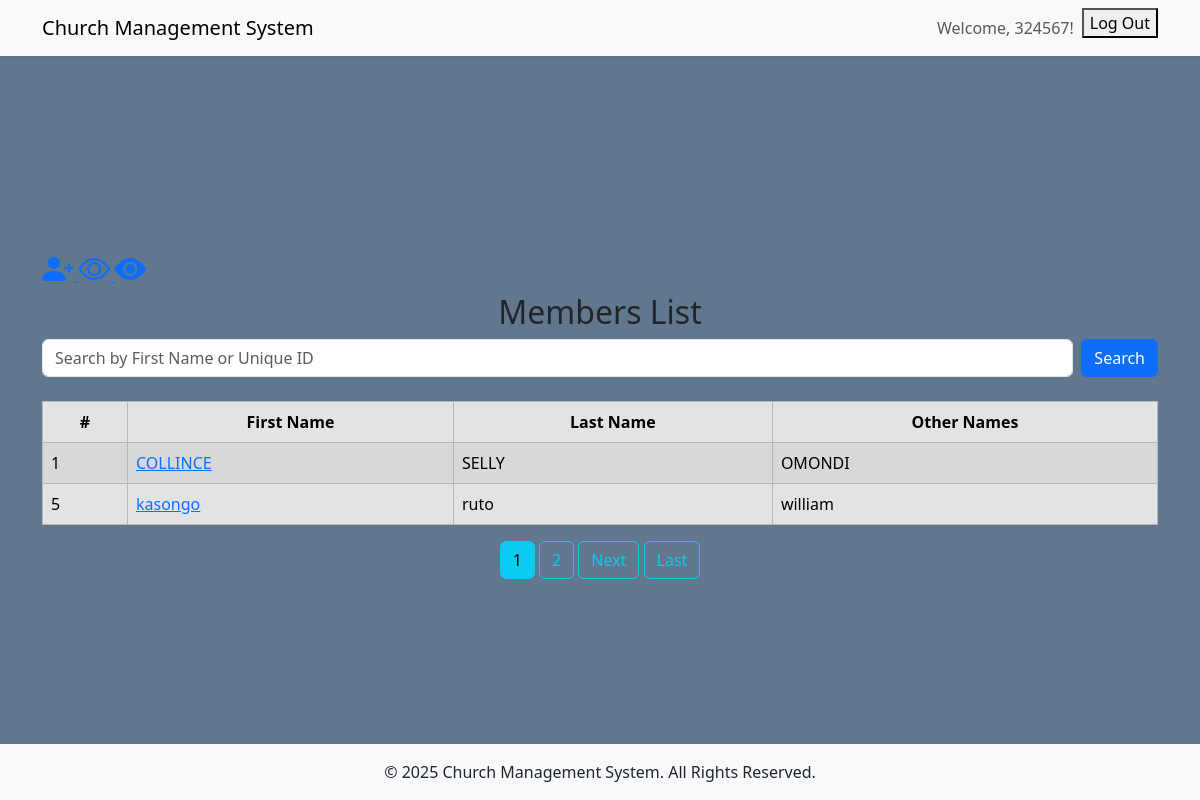
Page /members/all/ (signed in) on the committed database.
### members/models.py (models this page shows, shortened)
class Members(models.Model):
    gender_choices = [
        ('Male', 'Male'),
        ('Female', 'Female'),
    ]
    marital_status_choices = [
        ('Married', 'Married'),
        ('Unmarried', 'Unmarried'),
        ('Widow/Widower', 'Widow/Widower'),
        ('Separated', 'Separated'),
        ('Divorced', 'Divorced'),
    ]
    membership_choices = [
        ('Transfer', 'Transfer'),
        ('Baptism', 'Baptism'),
    ]
    user = models.OneToOneField(User, on_delete=models.CASCADE, null=True, blank=True)
    first_name = models.CharField(max_length=100)
    last_name = models.CharField(max_length=100)
    middle_name = models.CharField(max_length=100)
    gender = models.CharField(max_length=10, choices=gender_choices)
    phone_number = models.CharField(max_length=15)
    email_address = models.EmailField()
    marital_status = models.CharField(max_length=20, choices=marital_status_choices)
    membership_by = models.CharField(max_length=10, choices=membership_choices)
    occupation = models.CharField(max_length=50)
    residence_address = models.CharField(max_length=200)
    unique_id = models.CharField(max_length=6, unique=True, editable=False, null=True)
    class Meta:
        verbose_name_plural = 'Members'

### members/views.py (the view)
# urls.py: path('members/all/', MembersListView.as_view(), name='members_all'),
class MembersListView(CustomLoginRequiredMixin, ListView):
    model = Members
    template_name = 'members/all_members.html'
    context_object_name = 'members_list'
    paginate_by = 2
    def get_queryset(self):
        query = self.request.GET.get('q', '')
        if query:
            return Members.objects.filter(
                Q(first_name__icontains=query) | Q(unique_id__icontains=query) | Q(last_name__icontains=query) | Q(middle_name__icontains=query)
            )
        return Members.objects.all()
    def get_context_data(self, **kwargs):
        context = super().get_context_data(**kwargs)
        context['query'] = self.request.GET.get('q', '')
        return context

### members/views.py (called while the page is built)
    def dispatch(self, request, *args, **kwargs):
        if not request.user.is_authenticated:
            return redirect('/')
        return super().dispatch(request, *args, **kwargs)

### members/templates/members/all_members.html (shortened to what this page needs)
{% extends 'members/base.html' %}
{% block content %}
    <div class="container mt-5">
            <a href="{% url 'member_create' %}" data-bs-toggle="tooltip" data-bs-placement="top" title="Add a member">
                <i class="bi bi-person-plus-fill" style="font-size: 2rem; text-align: right;"></i>
            </a>
            <a href="{% url 'children_list' %}" data-bs-toggle="tooltip" data-bs-placement="top" title="View Children">
                <i class="bi bi-eye" style="font-size: 2rem; text-align: right;"></i>
            </a>
            <a href="{% url 'all_contributions' %}" data-bs-toggle="tooltip" data-bs-placement="top" title="View all contributions">
                <i class="bi bi-eye-fill" style="font-size: 2rem; text-align: right;"></i>
            </a>
            <h2 class="text-center">Members List</h2>
            <form method="GET" action="" class="d-flex mb-4">
                <input type="text" name="q" class="form-control me-2" placeholder="Search by First Name or Unique ID" value="{{ query }}">
                <button class="btn btn-primary" type="submit">Search</button>
            </form>
            <div class="table-responsive">
                <table class="table table-secondary table-striped table-hover table-bordered">
                    <thead class="text-center">
                        <tr>
                            <th>#</th>
                            <th>First Name</th>
                            <th>Last Name</th>
                            <th>Other Names</th>
                        </tr>
                    </thead>
                    <tbody>
                        {% for member in members_list %}
                            <tr>
                                <td>{{ member.id}}</td>
                                <td>
                                    <a href="{% url 'member_more_detail' member.pk %}" data-bs-toggle="tooltip" data-bs-placement="top" title="click to view more details">
                                        {{ member.first_name }}
                                    </a>
                                </td>
                                <td>{{ member.last_name }}</td>
                                <td>{{ member.middle_name }}</td>
                            </tr>
                            {% empty %}
                                <tr>
                                    <td colspan="5" class="text-center">No records found</td>
                                </tr>
                        {% endfor %}
                    </tbody>
                </table>
            </div>
        <div style="text-align: center;">
            {% if is_paginated %}
            {% for num in page_obj.paginator.page_range %}
                {% if page_obj.number == num %}
                <a class="btn btn-info mb-4" href="?page={{ num }}">{{ num }}</a>
                {% elif num > page_obj.number|add:'-3' and num < page_obj.number|add:'3' %}
                <a class="btn btn-outline-info mb-4" href="?page={{ num }}">{{ num }}</a>
                {% endif %}
            {% endfor %}
            {% if page_obj.has_next %}
                <a class="btn btn-outline-info mb-4" href="?page={{ page_obj.next_page_number }}">Next</a>
                <a class="btn btn-outline-info mb-4" href="?page={{ page_obj.paginator.num_pages }}">Last</a>
            {% endif %}
            {% endif %}
        </div>
    </div>
{% endblock content %}

### members/templates/partials/navbar_logged_in.html (shortened to what this page needs)
<nav class="navbar navbar-expand-lg navbar-light bg-light shadow-sm">
    <div class="container">
        <a class="navbar-brand" href="#">Church Management System</a>
        {% if request.user.is_authenticated %}
        <div class="collapse navbar-collapse" id="navbarNav">
            <ul class="navbar-nav ms-auto">
                <li class="nav-item">
                    <span class="nav-link">Welcome, {{ request.user.username }}!</span>
                </li>
                <li class="nav-item">
                    <form action="{% url 'logout' %}" method="post">
                        <button type="submit">Log Out</button>
                    </form>
                </li>
            </ul>
        {% endif %}
        </div>
    </div>
</nav>

### members/static/members/main.css (style rules this page uses)
html, body { height: 100%; margin: 0; padding: 0; }
body { background-color: #61778d; display: flex; flex-direction: column; min-height: 100vh; }

### rows in the picture
Members: id "1", first_name "COLLINCE", last_name "SELLY", middle_name "OMONDI"
Members: id "5", first_name "kasongo", last_name "ruto", middle_name "william"

### other values in the picture
{{ request.user.username }} "324567"
{{ num }} "1"
{{ num }} "2"
